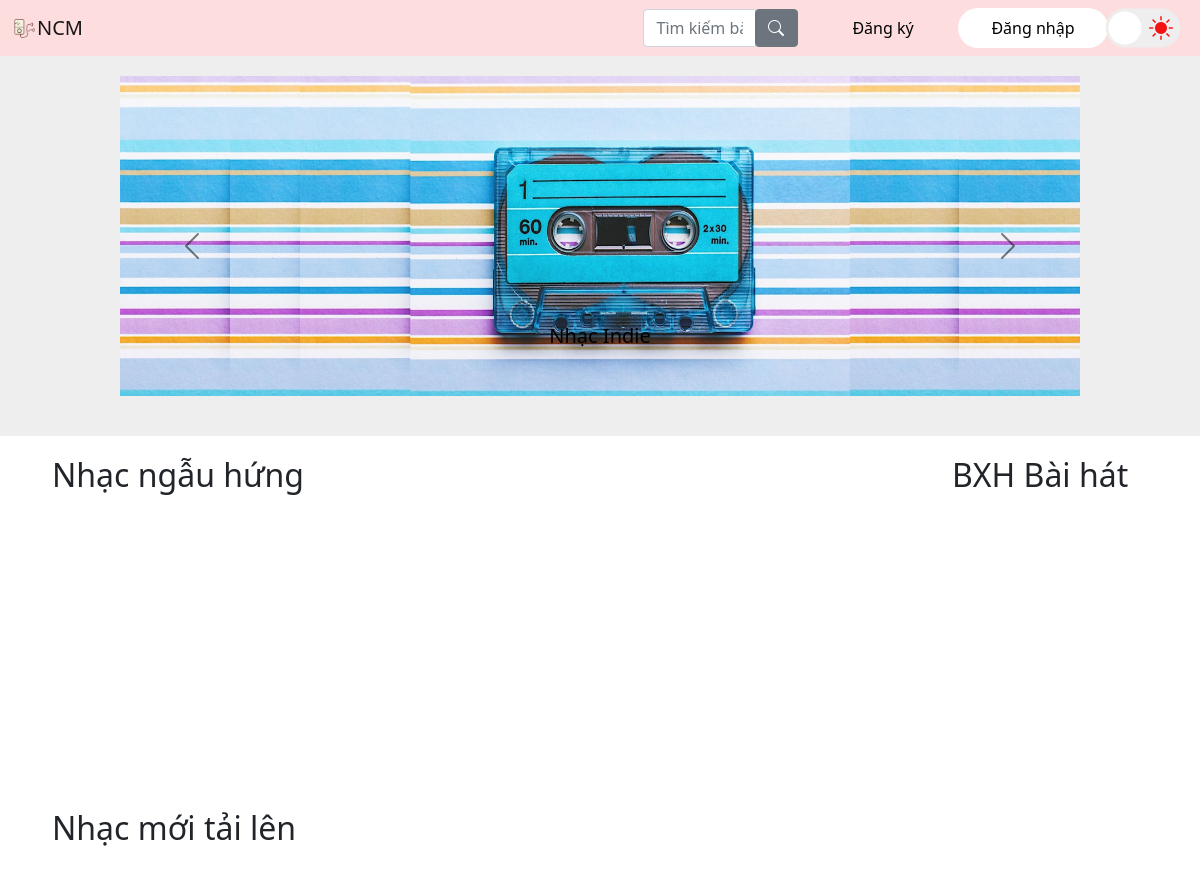
Before: / with the older database file.
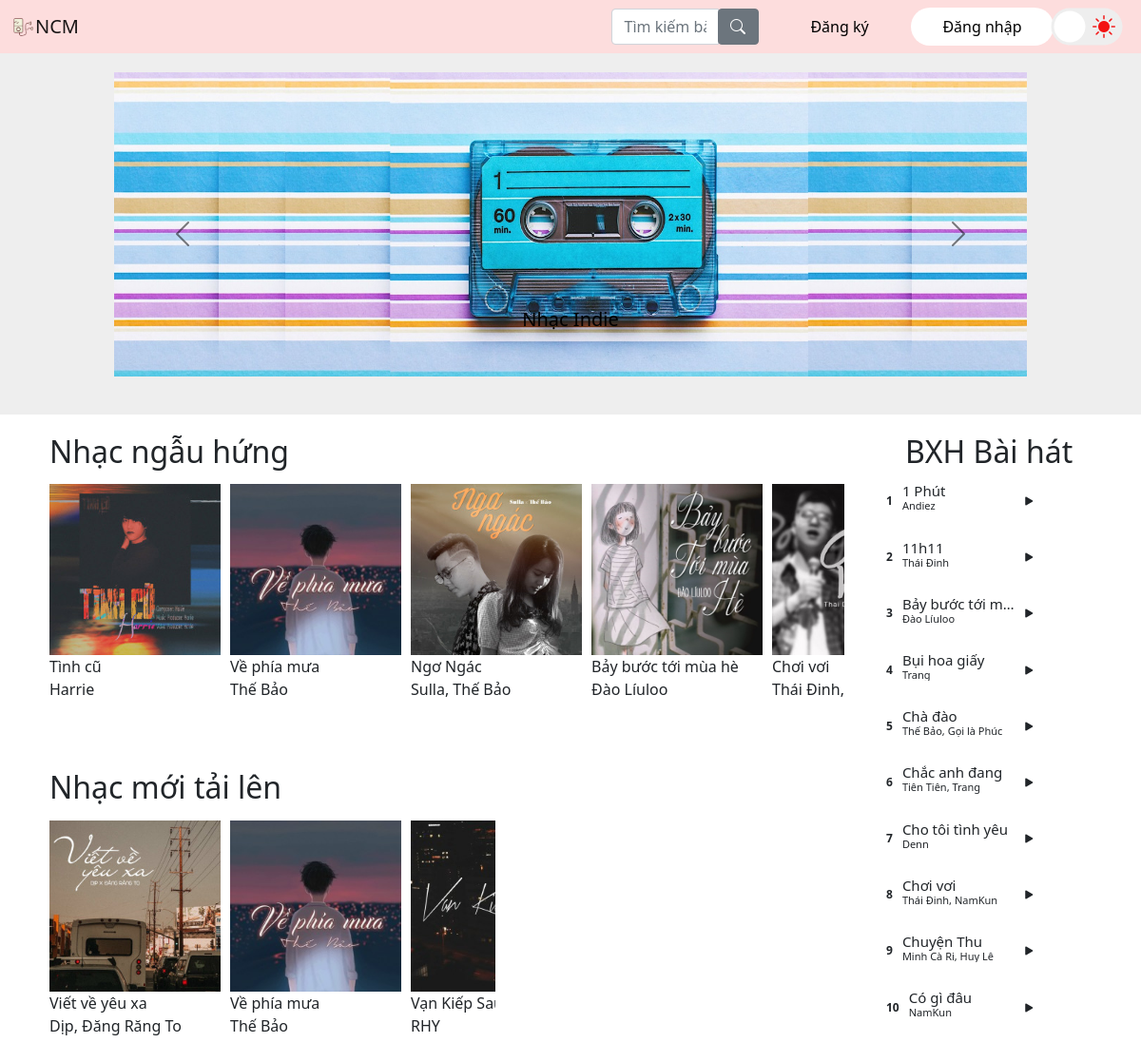
After: the same page with the newer database file.
### tables this page shows
CREATE TABLE `songs` (
  `id` int(11) NOT NULL,
  `name` varchar(255) NOT NULL,
  `singer` varchar(255) NOT NULL,
  `music` varchar(255) NOT NULL,
  `cover` varchar(255) NOT NULL,
  `lyrics` text NOT NULL,
  `tag` varchar(255) NOT NULL DEFAULT 'Nhạc, NCM',
  `view` int(255) NOT NULL DEFAULT 0
);

### index.php (the view, shortened to what this page needs)
<?php
@include 'config.php';
?>
<!doctype html>
<html lang="vi">
<head>
    <link href="https://cdn.jsdelivr.net/npm/bootstrap@5.0.2/dist/css/bootstrap.min.css" rel="stylesheet">
    <link rel="stylesheet" href="https://cdn.jsdelivr.net/npm/bootstrap-icons@1.9.1/font/bootstrap-icons.css">
    <link rel='stylesheet' href='styles/style.css'>
    <link rel='stylesheet' href='styles/theme.css'>
</head>
<body>
  <div class="header">
    <nav class="navbar navbar-expand-lg navbar-light" style="background-color: #fddddd;">
      <div class="container-fluid">
        <img src="./img/logo.png" alt="logo" style="width: 25px">
        <a href="./" class="navbar-brand">NCM</a>
        <div class="collapse navbar-collapse" id="navbarCollapse">
          <div class="navbar-nav">
            <form class="input-group" method="POST" onsubmit="return ajsearch();">
              <input type="text" id="search" class="form-control" placeholder="Tìm kiếm bài hát">
              <div class="input-group-append">
                <button class="btn btn-secondary" name="search" type="submit">
                  <i class="bi bi-search"></i>
                </button>
              </div>
            </form>
          </div>
          <div class="navbar-nav ms-auto">
            <a href="./signup.php" class="nav-item nav-link item-none">Đăng ký</a>
            <a href="./signin.php" class="nav-item nav-link item-colo">Đăng nhập</a>
          </div>
          <div >
            <label class="label" for="chk">
                <i class="bi bi-sun-fill"></i>
                <div class="ball"></div>
            </label>
          </div>
        </div>
      </div>
    </nav>
  </div>
  <div id="slider" class="silder" style="background-color: #eee;">
    <div id="carouselExampleDark" class="carousel carousel-dark slide" data-bs-ride="carousel">
      <div class="carousel-inner">
        <div class="carousel-item active" data-bs-interval="10000" style="background-color: #fddddd;" e>
          <img src="img/indie.jpg" class="d-block w-100" alt="...">
          <div class="carousel-caption d-none d-md-block">
            <h5>Nhạc Indie</h5>
          </div>
        </div>
      </div>
      <button class="carousel-control-prev" type="button" data-bs-target="#carouselExampleDark" data-bs-slide="prev">
        <span class="carousel-control-prev-icon" aria-hidden="true"></span>
      </button>
      <button class="carousel-control-next" type="button" data-bs-target="#carouselExampleDark" data-bs-slide="next">
        <span class="carousel-control-next-icon" aria-hidden="true"></span>
      </button>
    </div>
  </div>
  <content id="content-music" class="row w-100" style="margin:0;">
        <div class="main-content col-12 col-lg-9">
            <h2>Nhạc ngẫu hứng</h2>
            <div class="suggest">
                <?php
                $rows = mysqli_query($conn, "SELECT * FROM songs ORDER BY RAND() LIMIT 10");
                ?>
                <?php foreach ($rows as $row) : ?>
                    <div class="item" id="<?php echo $row["id"]; ?>">
                        <img src="<?php echo './src/image/' . $row["cover"]; ?>" alt="">
                        <p id="name<?php echo $row["id"]; ?>"><?php echo $row["name"]; ?></p>
                        <p id="singer<?php echo $row["id"]; ?>"><?php echo $row["singer"]; ?></p>
                    </div>
                <?php endforeach; ?>
            </div>
            <h2>Nhạc mới tải lên</h2>
            <div class="new">
                <?php
                $rows = mysqli_query($conn, "SELECT * FROM songs ORDER BY id DESC LIMIT 10");
                ?>
                <?php foreach ($rows as $row) : ?>
                    <div class="item" id="<?php echo $row["id"]; ?>">
                        <img src="<?php echo './src/image/' . $row["cover"]; ?>" alt="">
                        <p id="name<?php echo $row["id"]; ?>"><?php echo $row["name"]; ?></p>
                        <p id="singer<?php echo $row["id"]; ?>"><?php echo $row["singer"]; ?></p>
                    </div>
                <?php endforeach; ?>
            </div>
        </div>
        <div class="sub-content col-0 col-lg-3">
            <h2>BXH Bài hát</h2>
            <div class="BXH">
                <?php
                $rows = mysqli_query($conn, "SELECT * FROM songs ORDER BY view DESC LIMIT 10");
                $i = 1;
                ?>
                <?php foreach ($rows as $row) : ?>
                    <li class="songItem">
                        <span><?php echo $i++; ?></span>
                        <h5><?php echo $row["name"]; ?><br>
                            <div class="subtitle"><?php echo $row["singer"]; ?></div>
                        </h5>
                        <i class="bi bi-play-fill playListPlay" id="1"></i>
                    </li>
                <?php endforeach; ?>
            </div>
        </div>
    </content>
</html>

### styles/style.css (style rules this page uses)
:root { --main-color-light: #fddddd; }
body { -webkit-user-select: none; -ms-user-select: none; user-select: none; }
h2 { padding-left: 40px; }
.carousel { background-color: #eee; width: 80vw; margin: auto; padding-bottom: 40px; padding-top: 20px; }
.carousel img { width: 500px; height: 40vh; }
.header nav .container-fluid { width: 100%; }
.header nav .navbar-nav { width: 120%; margin-left: 50%; margin-right: 10px; }
.header nav .container-fluid .item-none { border-radius: 45px; width: 150px; color: black; text-align: center; }
.header nav .container-fluid .item-colo { border-radius: 45px; width: 150px; color: black; background-color: white; text-align: center; }
.header nav .input-group button { height: 100%; }
button { padding: 8px 16px; font-size: 25px; font-weight: 500; border-radius: 4px; border: none; outline: none; background: #e69100; color: white; letter-spacing: 1px; cursor: pointer; }
content { padding-top: 20px; }
content .main-content .suggest { width: 100%; padding-left: 40px; height: 300px; margin-top: 15px; display: flex; overflow: auto; scroll-behavior: smooth; }
content .main-content .suggest .item { min-width: 180px; height: 180px; list-style-type: none; margin-right: 10px; }
content .main-content .suggest .item img { width: 100%; height: 100%; }
content .main-content .new { width: 100%; padding-left: 40px; height: 300px; margin-top: 15px; display: flex; overflow: auto; scroll-behavior: smooth; }
content .main-content .new .item { min-width: 180px; height: 180px; list-style-type: none; margin-right: 10px; }
content .main-content .new .item img { width: 100%; height: 100%; }
content .sub-content .BXH { width: 70%; }
content .sub-content .BXH li { list-style-type: none; position: relative; padding: 5px 0px 5px 20px; display: flex; align-items: center; margin-bottom: 10px; cursor: pointer; }
content .sub-content .BXH li span { font-weight: 600; font-size: 12px; margin-right: 10px; }
content .sub-content .BXH li i { display: inline-block; }
content .sub-content .BXH h5 { font-size: 15px; max-width: 70%; overflow: hidden; text-overflow: ellipsis; white-space: nowrap; }
content .sub-content .BXH .subtitle { font-size: 11px; overflow: hidden; text-overflow: ellipsis; white-space: nowrap; }
content .sub-content .BXH .bi { position: absolute; right: 15px; }
content .main-content p { margin-bottom: 0px; }
content .main-content .item p { overflow: hidden; text-overflow: ellipsis; white-space: nowrap; }

### styles/theme.css (style rules this page uses)
.label { background-color: #eee; margin-right: 20px; border-radius: 50px; cursor: pointer; display: flex; align-items: center; justify-content: space-between; padding: 5px; position: relative; height: 26px; min-width: 50px; transform: scale(1.5); }
.label .ball { background-color: #fff; border-radius: 50%; position: absolute; top: 2px; left: 2px; height: 22px; width: 22px; transform: translateX(0px); transition: transform 0.2s linear; }
.bi-sun-fill { color: #f31212; }

Changed rows visible on the page:
added songs: cover (picture), name "Tình cũ", singer "Harrie", shown under "Nhạc ngẫu hứng"
added songs: cover (picture), name "Về phía mưa", singer "Thế Bảo"
added songs: cover (picture), name "Ngơ Ngác", singer "Sulla, Thế Bảo", shown under "Nhạc ngẫu hứng"
added songs: cover (picture), name "Bảy bước tới mùa hè", singer "Đào Líuloo", name "Bảy bước tới m…"
added songs: cover (picture), name "Chơi vơi", singer "Thái Đinh,…", singer "Thái Đinh, NamKun"
added songs: cover (picture), name "Viết về yêu xa", singer "Dịp, Đăng Răng To", shown under "Nhạc mới tải lên"
added songs: cover (picture), name "Vạn Kiếp Sau", singer "RHY", shown under "Nhạc mới tải lên"
added songs: cover (picture), shown under "Nhạc mới tải lên"
added songs: cover (picture), shown under "Nhạc mới tải lên"
added songs: name "1 Phút", singer "Andiez", shown under "BXH Bài hát"
added songs: name "11h11", singer "Thái Đinh", shown under "BXH Bài hát"
added songs: name "Bụi hoa giấy", singer "Trang", shown under "BXH Bài hát"
added songs: name "Chà đào", singer "Thế Bảo, Gọi là Phúc", shown under "BXH Bài hát"
added songs: name "Chắc anh đang", singer "Tiên Tiên, Trang", shown under "BXH Bài hát"
added songs: name "Cho tôi tình yêu", singer "Denn", shown under "BXH Bài hát"
added songs: name "Chuyện Thu", singer "Minh Cà Ri, Huy Lê", shown under "BXH Bài hát"
added songs: name "Có gì đâu", singer "NamKun", shown under "BXH Bài hát"
